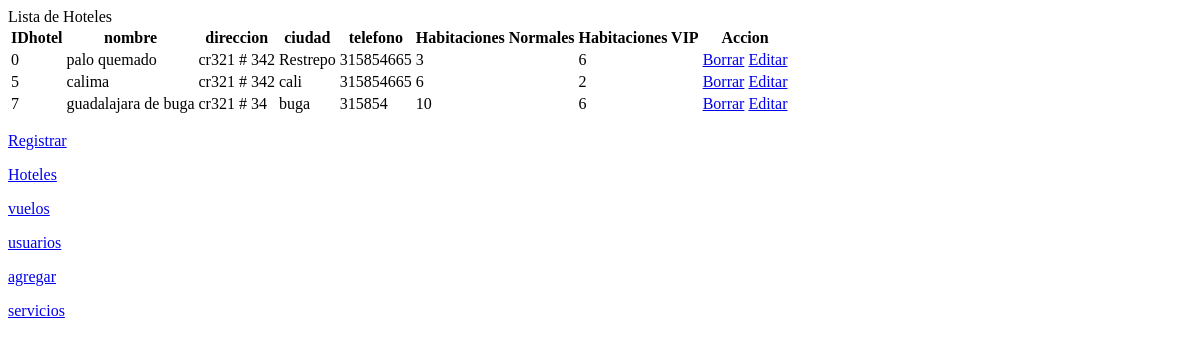
/100-100/listaHoteles.php, run on the app's committed database.
### tables this page shows
CREATE TABLE `hotel` (
  `IDhotel` int(3) NOT NULL,
  `nombre` varchar(20) DEFAULT NULL,
  `direccion` varchar(20) DEFAULT NULL,
  `ciudad` varchar(10) DEFAULT NULL,
  `telefono` varchar(12) DEFAULT NULL,
  `HabitacionesNormales` varchar(5) DEFAULT NULL,
  `HabitacionesVIP` varchar(5) DEFAULT NULL
);

### 100-100/listaHoteles.php (the view, shortened to what this page needs)
<?php
include('conexion.php');
$consulta = 'SELECT * FROM `hotel`';
$resultado = mysqli_query($conexion,$consulta);
$tabla =<<<FIN
<table>
<tr>
<th>IDhotel</th>
<th>nombre</th>
<th>direccion</th>
<th>ciudad</th>
<th>telefono</th>
<th>Habitaciones Normales</th>
<th>Habitaciones VIP</th>
<th colspan="2">Accion</th>
</tr>
FIN;
while($registro=mysqli_fetch_assoc($resultado)){
    $tabla.='<tr>';
    $tabla.="<td>{$registro['IDhotel']}</td>";
    $tabla.="<td>{$registro['nombre']}</td>";
    $tabla.="<td>{$registro['direccion']}</td>";
    $tabla.="<td>{$registro['ciudad']}</td>";
    $tabla.="<td>{$registro['telefono']}</td>";
    $tabla.="<td>{$registro['HabitacionesNormales']}</td>";
    $tabla.="<td>{$registro['HabitacionesVIP']}</td>";
    $tabla.="<td><a href=borrarH.php?id={$registro['IDhotel']}>Borrar</a></td>";
    $tabla.="<td><a href=editarH.php?id={$registro['IDhotel']}>Editar</a></td>";
    $tabla.='</tr>';
}
$tabla.='</table>';
?>
<!DOCTYPE html>
<html lang="es">
<head>
    <link rel="stylesheet" href="css/estilos.css">
</head>
<body>
    <div class="contenedor">
        <div class="cabecera">Lista de Hoteles</div>
        <div class="contenido">
        <div class="tabla">
        <?php echo $tabla; ?>
        <p>
        <a href="registrarH.php">Registrar</a>
        </p><p>
        <a href="listaHoteles.php">Hoteles</a>
        </p><p>
        <a href="listavuelos.php">vuelos</a>
        </p>
        <p>
        <a href="lista.php">usuarios</a>
        </p>
        <p>
        <a href="agregarH.php">agregar</a>
        </p>
        <p>
        <a href="servicios.php">servicios</a>
        </p>
        </div>
        </div>
    </div>
</body>
</html>

### data on the page
hotel: IDhotel "0", nombre "palo quemado", direccion "cr321 # 342", ciudad "Restrepo", telefono "315854665", HabitacionesNormales "3", HabitacionesVIP "6"
hotel: IDhotel "5", nombre "calima", direccion "cr321 # 342", ciudad "cali", telefono "315854665", HabitacionesNormales "6", HabitacionesVIP "2"
hotel: IDhotel "7", nombre "guadalajara de buga", direccion "cr321 # 34", ciudad "buga", telefono "315854", HabitacionesNormales "10", HabitacionesVIP "6"
